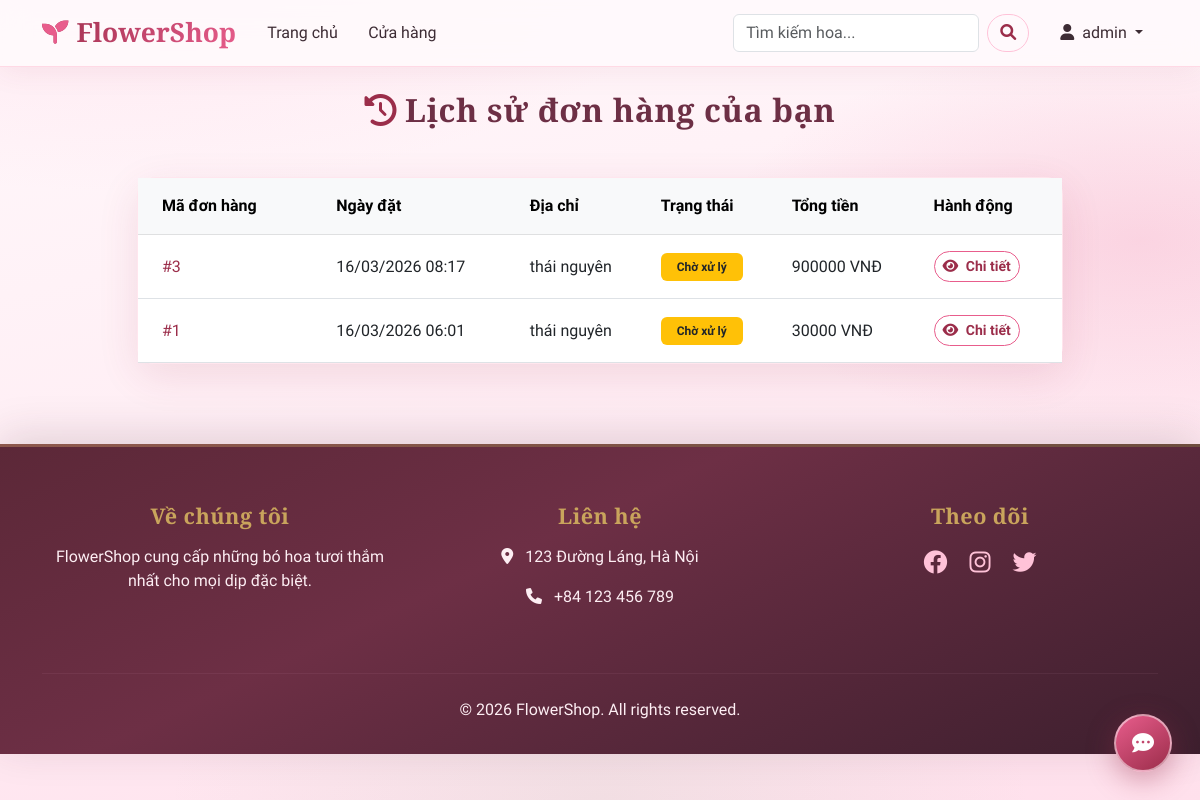
Page /order/list/ (signed in) on the committed database.
### shop/models.py (models this page shows, shortened)
class Order(models.Model):
    STATUS_CHOICES = (
        ('pending', 'Chờ xử lý'),
        ('approved', 'Đã duyệt'),
        ('rejected', 'Từ chối'),
        ('shipped', 'Đang giao'),
        ('completed', 'Hoàn thành'),
    )
    user = models.ForeignKey(User, on_delete=models.CASCADE, related_name='orders', verbose_name="Người đặt")
    first_name = models.CharField(max_length=50, verbose_name="Tên")
    last_name = models.CharField(max_length=50, verbose_name="Họ")
    email = models.EmailField(verbose_name="Email")
    address = models.CharField(max_length=250, verbose_name="Địa chỉ")
    postal_code = models.CharField(max_length=20, verbose_name="Mã bưu điện")
    city = models.CharField(max_length=100, verbose_name="Thành phố")
    created = models.DateTimeField(auto_now_add=True, verbose_name="Ngày tạo")
    updated = models.DateTimeField(auto_now=True, verbose_name="Ngày cập nhật")
    paid = models.BooleanField(default=False, verbose_name="Đã thanh toán")
    status = models.CharField(max_length=20, choices=STATUS_CHOICES, default='pending', verbose_name="Trạng thái")
    class Meta:
        ordering = ('-created',)
        verbose_name = 'Đơn hàng'
        verbose_name_plural = 'Đơn hàng'
    def get_total_cost(self):
        return sum(item.get_cost() for item in self.items.all())

class OrderItem(models.Model):
    order = models.ForeignKey(Order, related_name='items', on_delete=models.CASCADE, verbose_name="Đơn hàng")
    product = models.ForeignKey(Product, related_name='order_items', on_delete=models.CASCADE, verbose_name="Sản phẩm")
    price = models.DecimalField(max_digits=10, decimal_places=2, verbose_name="Giá")
    quantity = models.PositiveIntegerField(default=1, verbose_name="Số lượng")
    def get_cost(self):
        return self.price * self.quantity

### shop/views.py (the view)
# urls.py: path('order/list/', views.order_list, name='order_list'),
@login_required
def order_list(request):
    orders = Order.objects.filter(user=request.user)
    return render(request, 'shop/order/list.html', {'orders': orders})

### templates/shop/order/list.html (shortened to what this page needs)
{% extends "base.html" %}
{% block content %}
<h2 class="mb-5 font-weight-bold text-center"><i class="fas fa-history me-2 text-primary"></i>Lịch sử đơn hàng của bạn</h2>
<div class="row justify-content-center">
    <div class="col-md-10">
        <div class="card shadow-sm border-0">
            <div class="table-responsive">
                <table class="table table-hover align-middle mb-0">
                    <thead class="table-light">
                        <tr>
                            <th class="py-3 px-4">Mã đơn hàng</th>
                            <th class="py-3">Ngày đặt</th>
                            <th class="py-3">Địa chỉ</th>
                            <th class="py-3">Trạng thái</th>
                            <th class="py-3">Tổng tiền</th>
                            <th class="py-3">Hành động</th>
                        </tr>
                    </thead>
                    <tbody>
                        {% for order in orders %}
                            <tr>
                                <td class="py-3 px-4 font-weight-bold text-primary">#{{ order.id }}</td>
                                <td class="py-3">{{ order.created|date:"d/m/Y H:i" }}</td>
                                <td class="py-3">{{ order.address|truncatewords:5 }}</td>
                                <td class="py-3">
                                    <span class="badge {% if order.status == 'pending' %}bg-warning text-dark{% elif order.status == 'approved' %}bg-info{% elif order.status == 'rejected' %}bg-danger{% elif order.status == 'shipped' %}bg-primary{% elif order.status == 'completed' %}bg-success{% endif %} py-2 px-3">
                                        {{ order.get_status_display }}
                                    </span>
                                </td>
                                <td class="py-3 font-weight-bold">{{ order.get_total_cost|floatformat:0 }} VNĐ</td>
                                <td class="py-3">
                                    <a href="{% url 'order_detail' order.id %}" class="btn btn-outline-primary btn-sm"><i class="fas fa-eye me-1"></i> Chi tiết</a>
                                </td>
                            </tr>
                        {% endfor %}
                    </tbody>
                </table>
            </div>
        </div>
    </div>
</div>
{% endblock %}

### templates/base.html (shortened to what this page needs)
<!DOCTYPE html>
{% load static %}
<html lang="vi">
<head>
    <link href="https://cdn.jsdelivr.net/npm/bootstrap@5.3.0/dist/css/bootstrap.min.css" rel="stylesheet">
    <link rel="stylesheet" href="https://cdnjs.cloudflare.com/ajax/libs/font-awesome/6.0.0/css/all.min.css">
    <link rel="stylesheet" href="{% static 'css/floral-theme.css' %}">
</head>
<body>
    <nav class="navbar navbar-expand-lg navbar-light sticky-top navbar-floral">
        <div class="container">
            <a class="navbar-brand" href="{% url 'home' %}"><i class="fas fa-seedling me-2"></i>FlowerShop</a>
            <div class="collapse navbar-collapse" id="navbarNav">
                <ul class="navbar-nav me-auto">
                    <li class="nav-item"><a class="nav-link" href="{% url 'home' %}">Trang chủ</a></li>
                    <li class="nav-item"><a class="nav-link" href="{% url 'product_list' %}">Cửa hàng</a></li>
                </ul>
                <form class="d-flex me-3" action="{% url 'product_list' %}" method="get">
                    <input class="form-control me-2" type="search" name="q" placeholder="Tìm kiếm hoa..." aria-label="Search">
                    <button class="btn btn-outline-secondary" type="submit"><i class="fas fa-search"></i></button>
                </form>
                <ul class="navbar-nav">
                    {% if user.is_authenticated %}
                        <li class="nav-item dropdown">
                            <a class="nav-link dropdown-toggle" href="#" id="navbarDropdown" role="button" data-bs-toggle="dropdown">
                                <i class="fas fa-user me-1"></i> {{ user.username }}
                            </a>
                        </li>
                    {% else %}
                        <li class="nav-item"><a class="nav-link" href="{% url 'login' %}">Đăng nhập</a></li>
                        <li class="nav-item"><a class="nav-link btn btn-primary text-white px-3 ms-lg-2 rounded-pill" href="{% url 'register' %}">Đăng ký</a></li>
                    {% endif %}
                </ul>
            </div>
        </div>
    </nav>
    <div class="container mt-4">
        {% block content %}{% endblock %}
    </div>
    <footer class="site-footer">
        <div class="container text-center">
            <div class="row">
                <div class="col-md-4 mb-4">
                    <h5>Về chúng tôi</h5>
                    <p>FlowerShop cung cấp những bó hoa tươi thắm nhất cho mọi dịp đặc biệt.</p>
                </div>
                <div class="col-md-4 mb-4">
                    <h5>Liên hệ</h5>
                    <p><i class="fas fa-map-marker-alt me-2"></i> 123 Đường Láng, Hà Nội</p>
                    <p><i class="fas fa-phone me-2"></i> +84 123 456 789</p>
                </div>
                <div class="col-md-4 mb-4">
                    <h5>Theo dõi</h5>
                    <div class="fs-4">
                        <a href="#" class="text-white me-3"><i class="fab fa-facebook"></i></a>
                        <a href="#" class="text-white me-3"><i class="fab fa-instagram"></i></a>
                        <a href="#" class="text-white"><i class="fab fa-twitter"></i></a>
                    </div>
                </div>
            </div>
            <hr class="my-4">
            <p class="mb-0">&copy; 2026 FlowerShop. All rights reserved.</p>
        </div>
    </footer>
    <div id="chatbot-widget">
        <button id="chatbot-btn" onclick="toggleChat()">
            <i class="fas fa-comment-dots"></i>
        </button>
    </div>
</body>
</html>

### static/css/floral-theme.css (style rules this page uses)
:root { --floral-cream: #fff8f9; --floral-blush: #ffe8f2; --floral-sakura: #ffc2d8; --floral-petal: #ff9ebb; --floral-rose: #e85d8c; --floral-rose-mid: #d44a79; --floral-burgundy: #9b2d4a; --floral-plum: #6d2f45; --floral-sage: #92b892; --floral-sage-soft: rgba(146, 184, 146, 0.25); --floral-gold: #c9a45c; --floral-text: #3d2c34; --floral-muted: #7a6570; --floral-card: rgba(255, 255, 255, 0.88); --floral-shadow: 0 12px 40px rgba(155, 45, 74, 0.12); --floral-radius: 18px; --bs-primary: var(--floral-rose-mid); --bs-primary-rgb: 212, 74, 121; }
html { scroll-behavior: smooth; }
body { font-family: "Nunito Sans", "Segoe UI", system-ui, sans-serif; color: var(--floral-text); background-color: var(--floral-cream); background-image: radial-gradient(ellipse 100% 80% at 10% -20%, rgba(255, 194, 216, 0.45), transparent 55%), radial-gradient(ellipse 70% 50% at 95% 30%, rgba(232, 93, 140, 0.18), transparent 50%), radial-gradient(ellipse 80% 60% at 50% 100%, rgba(146, 184, 146, 0.12), transparent 45%), linear-gradient(168deg, #fff8fb 0%, #ffeff5 42%, #ffe0ec 100%); background-attachment: fixed; min-height: 100vh; position: relative; }
body > nav, body > .container, body > footer { position: relative; z-index: 1; }
h1, h2, h3, h4, h5, .display-font { font-family: "Cormorant Garamond", Georgia, serif; font-weight: 600; letter-spacing: 0.02em; color: var(--floral-plum); }
.text-primary { color: var(--floral-burgundy) !important; }
.navbar-floral { background: rgba(255, 250, 252, 0.9) !important; backdrop-filter: blur(14px); -webkit-backdrop-filter: blur(14px); box-shadow: 0 4px 30px rgba(155, 45, 74, 0.08); border-bottom: 1px solid rgba(255, 159, 187, 0.35); }
.navbar-floral .navbar-brand { font-family: "Cormorant Garamond", Georgia, serif; font-weight: 700; font-size: 1.65rem !important; background: linear-gradient(120deg, var(--floral-burgundy), var(--floral-rose)); -webkit-background-clip: text; background-clip: text; color: transparent !important; -webkit-text-fill-color: transparent; }
.navbar-floral .navbar-brand i { color: var(--floral-rose); -webkit-text-fill-color: var(--floral-rose); }
.navbar-floral .nav-link { color: var(--floral-text) !important; font-weight: 500; border-radius: 999px; padding: 0.4rem 0.85rem !important; margin: 0 0.1rem; transition: background 0.2s, color 0.2s; }
.navbar-floral .btn-outline-secondary { border-color: var(--floral-sakura); color: var(--floral-burgundy); border-radius: 999px; }
.btn-outline-primary { color: var(--floral-burgundy) !important; border-color: var(--floral-rose) !important; border-radius: 999px; font-weight: 600; }
.card.shadow-sm.border-0 { border-radius: var(--floral-radius) !important; border: 1px solid rgba(255, 159, 187, 0.25) !important; background: var(--floral-card) !important; box-shadow: var(--floral-shadow) !important; }
.table thead.table-light { background: var(--floral-blush) !important; color: var(--floral-plum); }
.site-footer { background: linear-gradient(155deg, #5c2838 0%, var(--floral-plum) 40%, #3d1f2e 100%); color: #fdeef3; padding: 3.5rem 0 2rem; margin-top: 5rem; border-top: 3px solid rgba(201, 164, 92, 0.35); box-shadow: 0 -8px 40px rgba(61, 31, 46, 0.15); }
.site-footer h5 { font-family: "Cormorant Garamond", Georgia, serif; color: var(--floral-gold); font-size: 1.35rem; margin-bottom: 1rem; }
.site-footer a.text-white { color: #ffc2d8 !important; transition: color 0.2s; }
.site-footer hr { border-color: rgba(255, 194, 216, 0.25); }
#chatbot-widget { position: fixed; bottom: 28px; right: 28px; z-index: 1050; }
#chatbot-btn { width: 58px; height: 58px; border-radius: 50%; background: linear-gradient(145deg, var(--floral-rose), var(--floral-burgundy)); color: #fff; border: 2px solid rgba(255, 255, 255, 0.5); box-shadow: 0 8px 28px rgba(155, 45, 74, 0.4); cursor: pointer; display: flex; align-items: center; justify-content: center; font-size: 22px; transition: transform 0.25s, box-shadow 0.25s; }

### rows in the picture
Order: id "3", created "16/03/2026 08:17", address "thái nguyên", status "Chờ xử lý", get_total_cost "900000"
Order: id "1", created "16/03/2026 06:01", address "thái nguyên", status "Chờ xử lý", get_total_cost "30000"

### other values in the picture
{{ user.username }} "admin"
